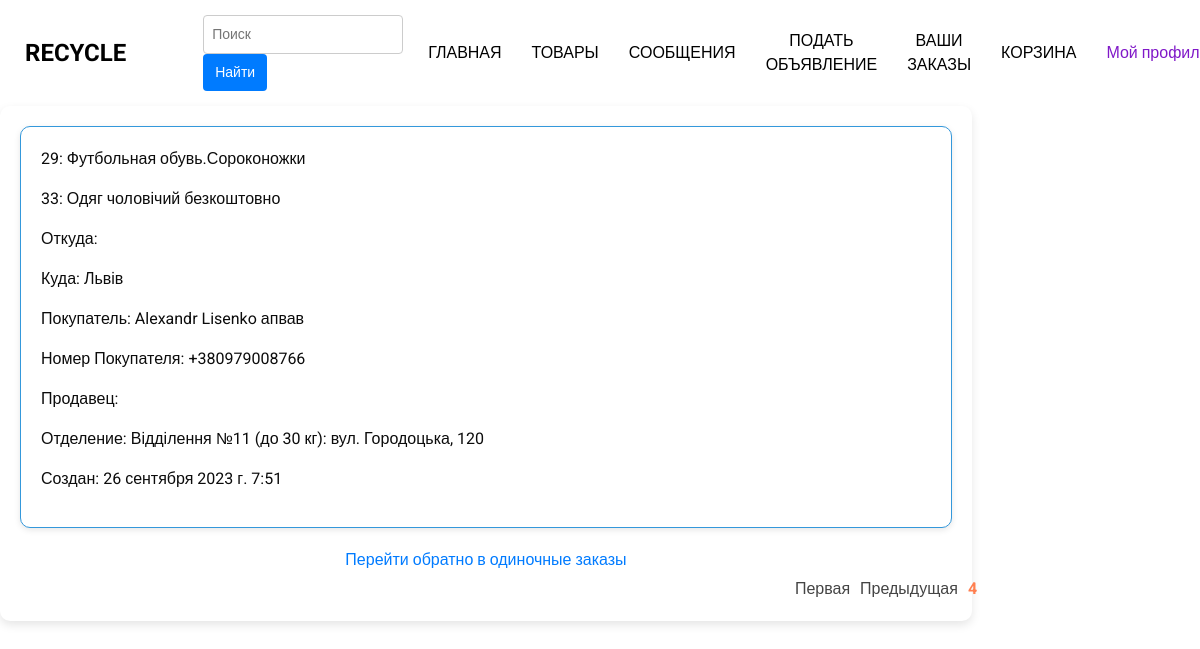
Before: /orders_of_user_from_cart/?page=5 (signed in) with the older database file.
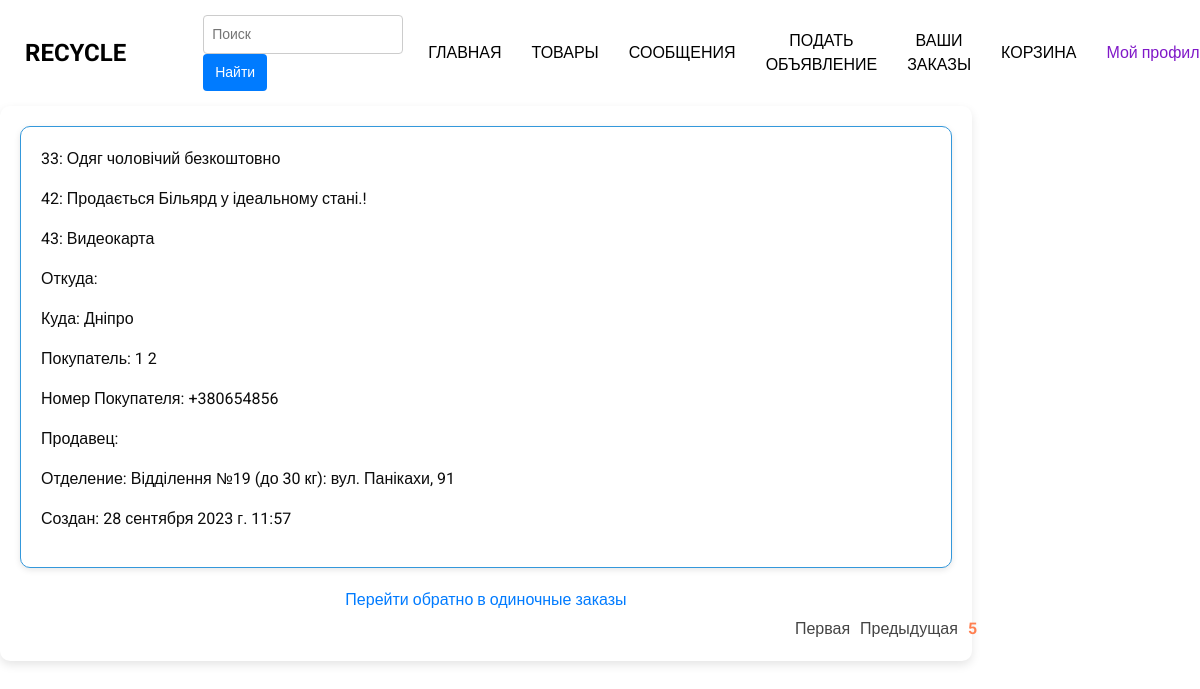
After: the same page with the newer database file.
### bboard/models.py (models this page shows, shortened)
class Product(models.Model):
    user = models.ForeignKey(User, on_delete=models.CASCADE, verbose_name="Пользователь")
    category = models.ForeignKey(Category, on_delete=models.CASCADE, verbose_name="Категория")
    title = models.CharField(max_length=200, verbose_name="Заголовок")
    slug = models.SlugField(unique=True, max_length=400, verbose_name="URL", blank=True)
    description = models.TextField(verbose_name="Описание")
    price = models.DecimalField(max_digits=10, decimal_places=2, verbose_name="Цена")
    image_1 = models.ImageField(upload_to="products", null=True, blank=True, verbose_name="Первое изображение")
    image_2 = models.ImageField(upload_to='products', null=True, blank=True, verbose_name="Второе изображение")
    image_3 = models.ImageField(upload_to='products', null=True, blank=True, verbose_name="Третье изображение")
    created_at = models.DateTimeField(auto_now_add=True, null=True, verbose_name="Дата создания")
    thumbnail_1 = ImageSpecField(source='image_1',
                                 processors=[ResizeToFill(500, 500)],
                                 format='JPEG',
                                 options={'quality': 100})
    thumbnail_2 = ImageSpecField(source='image_2',
                                 processors=[ResizeToFill(500, 500)],
                                 format='JPEG',
                                 options={'quality': 100})
    thumbnail_3 = ImageSpecField(source='image_3',
                                 processors=[ResizeToFill(500, 500)],
                                 format='JPEG',
                                 options={'quality': 100})
    def __str__(self):
        return self.title
    class Meta:
        verbose_name = "Товар"
        verbose_name_plural = "Товары"

class OrderCart(models.Model):
    products = models.ManyToManyField(Product, verbose_name="Товар")
    customer_name = models.ForeignKey(User, on_delete=models.CASCADE, verbose_name="Клиент")
    price = models.DecimalField(max_digits=10, decimal_places=2, verbose_name="Цена")
    email = models.EmailField(verbose_name="Email", blank=True)
    name = models.CharField(max_length=100, null=True, verbose_name="Имя клиента")
    surname = models.CharField(max_length=100, null=True, verbose_name="Фамилия клиента")
    phone_number = models.CharField(max_length=50, null=True, verbose_name="Номер телефона")
    city = models.CharField(max_length=100, null=True, verbose_name="Населенный пункт")
    department = models.CharField(max_length=600, null=True, verbose_name="Отделение")
    created_at = models.DateTimeField(auto_now_add=True, verbose_name="Дата создания")
    class Meta:
        verbose_name = "Заказ с корзины"
        verbose_name_plural = "Заказы c корзины"

### bboard/views.py (the view)
# urls.py: path("orders_of_user_from_cart/", views.orders_of_user_from_cart, name="orders_of_user_from_cart"),
def orders_of_user_from_cart(request):
    orders = services.get_orders_from_cart(request.user)
    page_obj = services.paginate_orders(request, orders)
    return render(request, "products/new/orders_of_cart.html", {"page_obj": page_obj})

### bboard/services.py (called while the page is built)
def paginate_orders(request, orders, per_page=1):
    paginator = Paginator(orders, per_page)
    page_number = request.GET.get('page')
    return paginator.get_page(page_number)

def get_orders_from_cart(user):
    return OrderCart.objects.filter(customer_name=user)

### templates/products/new/orders_of_cart.html (shortened to what this page needs)
{% extends 'products/new/base.html' %}
{% load static %}
{%block styles%}
<link rel="stylesheet" type="text/css" href="{% static 'orders.css' %}">
{% endblock %}
{% block content %}
{% if page_obj %}
<div class="orders">
    {% for order in page_obj %}
    <div class="order">
        {% for product in order.products.all%}
        <p>{{product.id}}: {{ product }}</p>
        {%endfor%}
        <p>Откуда: {{ order.products.user.city }}</p>
        <p>Куда: {{ order.city }}</p>
        <p>Покупатель: {{ order.name }} {{ order.surname }}</p>
        <p>Номер Покупателя: {{ order.phone_number }}</p>
        <p>Продавец: {{ order.product.user.username }}</p>
        <p>Отделение: {{ order.department }}</p>
        <p>Создан: {{ order.created_at }}</p>
    </div>
    {% endfor %}
    <a href="{% url 'orders_of_user'%}">Перейти обратно в одиночные заказы</a>
    {% if page_obj.has_previous or page_obj.has_next %}
    <div class="pagination">
        {% if page_obj.has_previous %}
        <a href="?page=1">Первая</a>
        <a href="?page={{ page_obj.previous_page_number }}">Предыдущая</a>
        {% endif %}
        <span class="current-page">{{ page_obj.number }}</span>
    </div>
    {% endif %}
</div>
{%else%}
<h1 align="center">У вас нет заказов</h1>
{%endif%}
{% endblock %}

Changed rows visible on the page:
no longer on this page (row unchanged): OrderCart: city "Львів", name "Alexandr Lisenko", surname "апвав", phone_number "+380979008766", department "Відділення №11 (до 30 кг): вул. Городоцька, 120", created_at "26 сентября 2023 г. 7:51", Product (id "33", title "Одяг чоловічий безкоштовно")
no longer on this page (row unchanged): Product: id "29", title "Футбольная обувь.Сороконожки", shown under "Львів"
added OrderCart: city "Дніпро", name "1", surname "2", phone_number "+380654856", department "Відділення №19 (до 30 кг): вул. Панікахи, 91", created_at "28 сентября 2023 г. 11:57", Product (id "33", title "Одяг чоловічий безкоштовно")
now on this page (row unchanged): Product: id "42", title "Продається Більярд у ідеальному стані.!", shown under "Дніпро"
now on this page (row unchanged): Product: id "43", title "Видеокарта", shown under "Дніпро"
Other visible differences:
{{ page_obj.number }}: "4" → "5"
